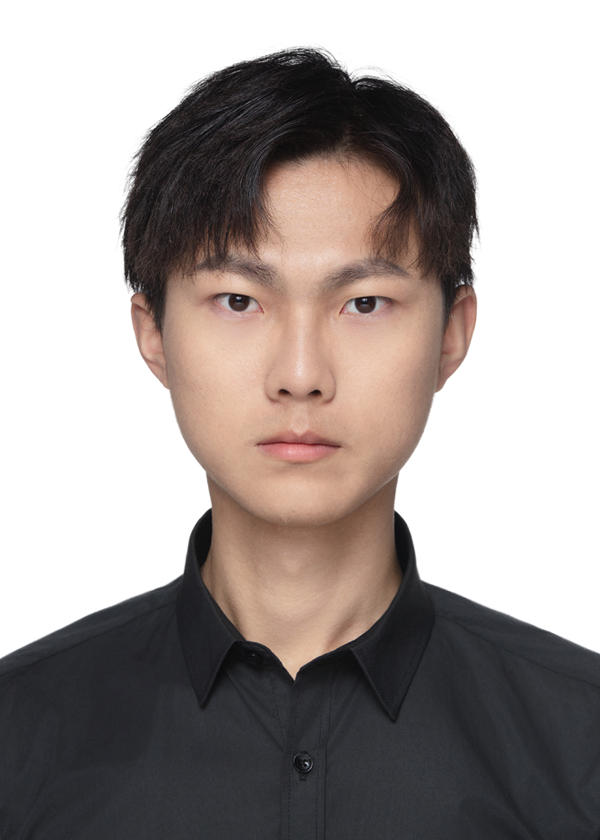
#> input picture toys/证件照.jpg, 600 x 840 px
$ python main.py
#> lines starting #> are read from the running program, lines starting #| are printed output that depends on the picture
from PIL import Image

# 打开原始图像文件
original_image = Image.open("证件照.jpg")
#> original_image is the input picture: PIL image 600x840 RGB; mean R, G, B 163.5, 155.4, 152.7

# 设置目标图像大小
target_size = (150, 200)

# 缩放图像
resized_image = original_image.resize(target_size)
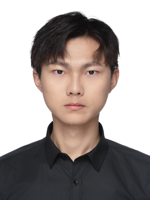
#> resized_image: PIL image 150x200 RGB; mean R, G, B 163.5, 155.3, 152.6

# 保存缩放后的图像
resized_image.save("resized_image.jpg")

print("图像已成功缩放并保存为 resized_image.jpg")

$ run again, with toys/image.jpg copied over toys/证件照.jpg
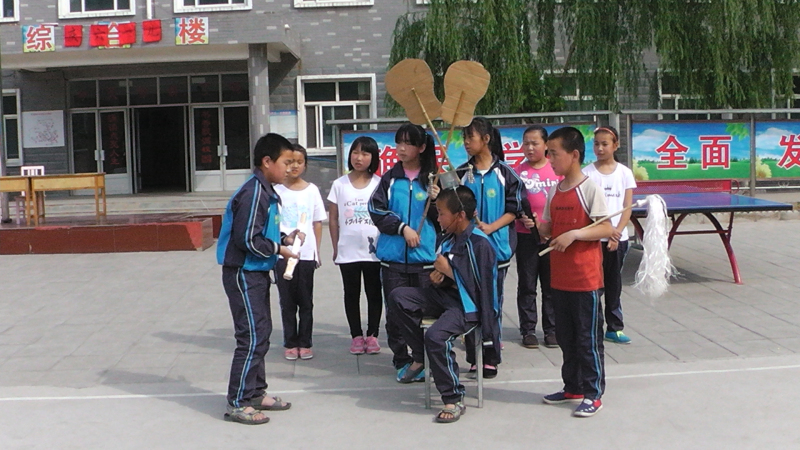
#> input picture toys/image.jpg, 800 x 450 px
#> original_image is the input picture: PIL image 800x450 RGB; mean R, G, B 121.9, 119.4, 118.2
#> `resized_image = original_image.resize(target_size)`:
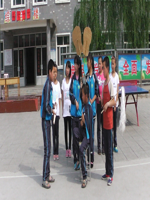
#> resized_image: PIL image 150x200 RGB; mean R, G, B 121.9, 119.4, 118.1
